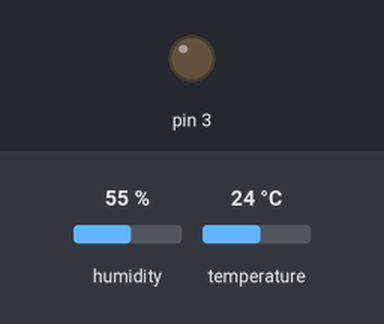
The sketch below on a simulated Arduino Nano, built with avr-gcc and run on an emulated ATmega328P. Shown: output pins drawn as LEDs (lit = HIGH). Inputs (shaded band) come from the test bench; at power-on: humidity 55 %, temperature 24 °C. No radio packets arrive unless stated; what the sketch prints to the serial monitor is not drawn.

Above: at 2.5 s.
At 4.07 s:
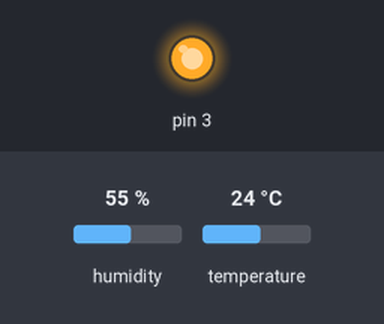
Timing chart, 0 to 6.2 s (numbered marks = the images above):
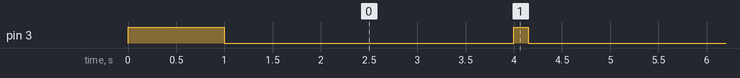

Measured:
- by itself, pin 3: repeats every 4.0 s: HIGH 0.15 s, LOW 3.9 s

The sketch:

Nano-dht.ino
```cpp
/*
 Name:		Nano_dht.ino
 Created:	1/16/2019 2:02:55 PM
 Author:	gusta
*/
#include <Arduino.h>
#include <ArduinoJson.h>

const char* RF_KEY = "gug";
#define DHTPIN 2

#include "Radio.h"
#include "dht11.h"

RFradio *radio;
DHT11sensor *dht;
unsigned long currentMillis;
unsigned long lastSent;

void setup() {
	pinMode(3, OUTPUT);
	digitalWrite(3, HIGH);
	Serial.begin(9600);
	radio = new RFradio(new RH_ASK());
	dht = new DHT11sensor(DHTPIN);
	delay(1000);
	digitalWrite(3, LOW);
}

void loop() {
	currentMillis = millis();
	if (currentMillis - lastSent > 4000) {
		digitalWrite(3, HIGH);
		StaticJsonBuffer<300> JSONbuffer;
		JsonObject& JSONencoder = JSONbuffer.createObject();

		lastSent = currentMillis;
		float lasttemp = dht->getTemp();
		float lasthumid = dht->getHumid();
		dht->readTemp();
		dht->ReadHumid();
		JSONencoder["Temp"] = dht->getTemp();
		JSONencoder["Humid"] = dht->getHumid();
		String toSend;
		JSONencoder.printTo(toSend);
		for (int i = 0; i < 2; i++) {
			radio->sendTextMessage(toSend);
		}
		digitalWrite(3, LOW);

	}
}
```

Radio.h
```cpp
#pragma once

#include <RH_ASK.h>
#include <SPI.h>
#include <Wire.h>

class RFradio {
private:
	RH_ASK *radio;
	uint8_t buf[32];
	uint8_t buflen;
	void sendf(const char* messageToSend) {
		String StringToSend = (String)RF_KEY + ',' + (String)messageToSend;
		radio->send((uint8_t *)StringToSend.c_str(), 32);
		if (!radio->waitPacketSent())
			Serial.println("WaitPacketSent failed");
		Serial.print("Message Sent: ");
		Serial.println(StringToSend);
	}
public:

	RFradio(RH_ASK *radioin) {
		this->radio = radioin;
		buflen = sizeof(buf);
		if (!radio->init())
			Serial.println("init failed");
		radio->setThisAddress(33);
		radio->setHeaderFrom(44);
		radio->setHeaderTo(44);
	}
	~RFradio() {
		delete radio;
	}
	void sendTextMessage(String msg) {
		sendf(msg.c_str());
	}
};
```

dht11.h
```cpp
#pragma once
#include <DHT_U.h>
#include <DHT.h>
#define DHTTYPE DHT11
class DHT11sensor {
private:
	DHT *dht;
	float lastTemp;
	float lastHumid;
public:
	DHT11sensor(uint8_t dhtpin) {
		dht = new DHT(dhtpin, DHTTYPE);
		lastHumid = 0;
		lastTemp = 0;
		initDHT11();
	}
	~DHT11sensor() {
		delete dht;
	}
	void initDHT11() {
		dht->begin();
	}
	void readTemp() {
		lastTemp = dht->readTemperature();
	}
	float getTemp() {
		return lastTemp;
	}
	void ReadHumid() {
		lastHumid = dht->readHumidity();
	}
	float getHumid() {
		return lastHumid;
	}
};
```
